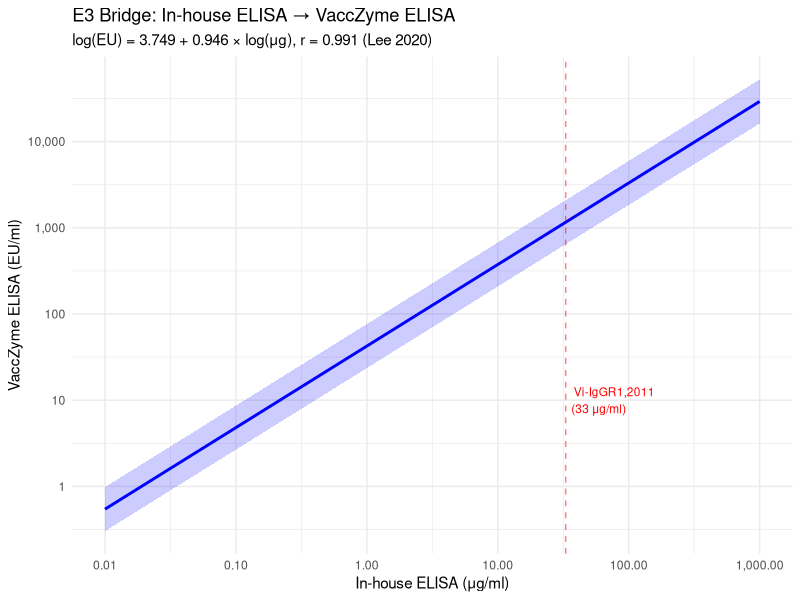

Write R code to recreate this figure. (Note: this script raises an error after producing the figure.)
#' ---
#' title: "E3 Bridge Model: In-house ELISA ↔ VaccZyme ELISA"
#' author: "Claude YOLO Implementation"
#' date: "2026-02-04"
#' output: md_document
#' ---

#' # E3 Bridge: In-house ELISA to VaccZyme ELISA
#'
#' This script implements the E3 bridge using parameters from Lee 2020.
#' The bridge converts modern in-house ELISA values (μg/ml) to VaccZyme EU/ml.
#'
#' ## Data Source
#' Lee EY et al. PLoS Negl Trop Dis 2020;14(3):e0008171, Figure 2A.
#' 48 sera from Vi-DT Phase 1 trial participants.

# Setup
library(tidyverse)

output_path <- here::here("metastudies/anti_Vi_metrology_ladder/claude_yolo/intermediates/")

#' ## Parameters from Lee 2020
#'
#' From Figure 2A (page 7):
#' - log(VaccZyme EU/ml) = 3.749 + 0.946 × log(In-house μg/ml)
#' - Pearson r = 0.991, P < 0.001
#' - n = 48

e3_params <- list(
  intercept = 3.749,          # log scale (natural log)
  slope = 0.946,              # dimensionless
  r = 0.991,                  # Pearson correlation
  n = 48,                     # sample size

    #' Residual SD estimation from r
    #' r² = 1 - (σ_residual² / σ_Y²)
    #' σ_residual = σ_Y × √(1 - r²)
    #'
    #' From Table 2, VaccZyme (EU/ml) has geometric SD = 12.927
    #' On log scale, this translates to approximately log(12.927) ≈ 2.56
    #' But more conservatively, use the data range to estimate σ_Y:
    #' Range: 0.992 to 5694.64 EU/ml → log range ≈ 8.65
    #' σ_Y ≈ 8.65/4 ≈ 2.16 (range ≈ 4 SD assumption)
    #'
    #' σ_residual ≈ 2.16 × √(1 - 0.991²) ≈ 2.16 × 0.134 ≈ 0.29

  sigma = 0.30,               # log units (natural log), conservative
  sigma_log10 = 0.30 / log(10) # ≈ 0.13 log10 units
)

# R-squared
e3_params$r_squared <- e3_params$r^2

cat("=== E3 Parameters (from Lee 2020) ===\n")
cat("Intercept:", e3_params$intercept, "(log scale)\n")
cat("Slope:", e3_params$slope, "\n")
cat("Pearson r:", e3_params$r, "\n")
cat("R²:", round(e3_params$r_squared, 4), "\n")
cat("Residual SD:", e3_params$sigma, "log units (natural)\n")
cat("Residual SD:", round(e3_params$sigma_log10, 3), "log10 units\n")
cat("n:", e3_params$n, "\n")

#' ## Bridge Function
#'
#' The E3 bridge converts in-house ELISA (μg/ml) to VaccZyme (EU/ml).

bridge_e3 <- function(log_inhouse, params = e3_params, add_noise = FALSE) {
    #' Convert log(in-house μg/ml) to predicted log(VaccZyme EU/ml)
    #'
    #' @param log_inhouse Natural log of in-house ELISA value in μg/ml
    #' @param params List containing intercept, slope, sigma
    #' @param add_noise If TRUE, add residual noise (for simulation)
    #' @return Predicted log(VaccZyme EU/ml)

  pred <- params$intercept + params$slope * log_inhouse

  if (add_noise) {
    pred <- pred + rnorm(length(pred), 0, params$sigma)
  }

  return(pred)
}

#' ## Alternative: Direct concentration conversion
#'
#' The bridge can also be expressed as a power law:
#' VaccZyme_EU = exp(intercept) × InHouse_ug^slope

bridge_e3_direct <- function(inhouse_ug, params = e3_params) {
    #' Convert in-house ELISA (μg/ml) to VaccZyme (EU/ml)
    #'
    #' @param inhouse_ug In-house ELISA value in μg/ml
    #' @param params List containing intercept, slope
    #' @return Predicted VaccZyme EU/ml (point estimate)

  exp(params$intercept) * inhouse_ug^params$slope
}

# Test the conversion
test_values <- c(0.1, 1, 10, 33, 100)  # μg/ml
cat("\n=== Test Conversions ===\n")
cat("In-house (μg/ml) → VaccZyme (EU/ml):\n")
for (v in test_values) {
  vz <- bridge_e3_direct(v)
  cat(sprintf("  %6.1f μg/ml → %8.1f EU/ml\n", v, vz))
}

#' ## Relationship to Reference Standards
#'
#' From Lee 2020 and Szu 2013:
#' - Vi-IgGR1,2011 = 33 μg/ml
#' - 1 EU ≈ 1.24 μg/ml (from Szu 2013)
#'
#' Let's verify consistency:

cat("\n=== Reference Standard Check ===\n")
ref_ug <- 33  # Vi-IgGR1,2011 concentration
ref_eu <- bridge_e3_direct(ref_ug)
cat("Vi-IgGR1,2011 (33 μg/ml) → ", round(ref_eu, 1), " EU/ml\n")
cat("Expected from 1 EU = 1.24 μg/ml: ", round(33/1.24, 1), " EU/ml\n")
cat("Ratio:", round(ref_eu / (33/1.24), 2), "\n")

#' Note: The bridge gives a different value than the simple conversion
#' because the regression accounts for assay-specific factors.
#' The slope < 1 (0.946) indicates slight compression at high values.

#' ## Uncertainty Quantification
#'
#' Since we only have published parameters (not individual data),
#' we estimate uncertainty from the reported r and assume:
#' - Parameter estimates are known precisely (large n = 48)
#' - Prediction uncertainty dominated by residual variance

e3_params$intercept_se <- NA  # Not reported
e3_params$slope_se <- NA      # Not reported

# For prediction intervals, use the residual SD
# 95% prediction interval multiplier
e3_params$pred_mult_95 <- 1.96 * e3_params$sigma

cat("\n=== Prediction Uncertainty ===\n")
cat("95% prediction interval half-width:", round(e3_params$pred_mult_95, 2), "log units\n")
cat("This corresponds to a factor of", round(exp(e3_params$pred_mult_95), 2), "on EU/ml scale\n")

#' ## Visualization
#'
#' Create a visualization of the E3 bridge relationship.

# Generate prediction data
pred_df <- data.frame(
  inhouse_ug = 10^seq(-2, 3, length.out = 100)
) %>%
  mutate(
    log_inhouse = log(inhouse_ug),
    log_vacczyme = bridge_e3(log_inhouse),
    vacczyme_eu = exp(log_vacczyme),
    lower_95 = exp(log_vacczyme - e3_params$pred_mult_95),
    upper_95 = exp(log_vacczyme + e3_params$pred_mult_95)
  )

p1 <- ggplot(pred_df, aes(x = inhouse_ug, y = vacczyme_eu)) +
  geom_ribbon(aes(ymin = lower_95, ymax = upper_95), alpha = 0.2, fill = "blue") +
  geom_line(color = "blue", linewidth = 1) +
  scale_x_log10(breaks = c(0.01, 0.1, 1, 10, 100, 1000),
                labels = scales::comma) +
  scale_y_log10(breaks = c(1, 10, 100, 1000, 10000),
                labels = scales::comma) +
  geom_vline(xintercept = 33, linetype = "dashed", color = "red", alpha = 0.5) +
  annotate("text", x = 33, y = 10, label = "Vi-IgGR1,2011\n(33 μg/ml)",
           hjust = -0.1, color = "red", size = 3) +
  labs(
    title = "E3 Bridge: In-house ELISA → VaccZyme ELISA",
    subtitle = sprintf("log(EU) = %.3f + %.3f × log(μg), r = %.3f (Lee 2020)",
                       e3_params$intercept, e3_params$slope, e3_params$r),
    x = "In-house ELISA (μg/ml)",
    y = "VaccZyme ELISA (EU/ml)"
  ) +
  theme_minimal()

ggsave(file.path(output_path, "e3_bridge_relationship.png"), p1,
       width = 8, height = 6, dpi = 150)

#' ## Save Model Object

saveRDS(list(
  params = e3_params,
  bridge_function = bridge_e3,
  bridge_direct = bridge_e3_direct,
  source = "Lee et al. 2020 PLoS NTD"
), file.path(output_path, "e3_model_fit.rds"))

cat("\n=== Model saved to", file.path(output_path, "e3_model_fit.rds"), "===\n")

#' ## Parameter Export

e3_export <- data.frame(
  parameter = c("intercept", "slope", "sigma", "r", "r_squared", "n"),
  value = c(e3_params$intercept, e3_params$slope, e3_params$sigma,
            e3_params$r, e3_params$r_squared, e3_params$n),
  unit = c("log", "dimensionless", "log", "dimensionless", "proportion", "count"),
  description = c("Regression intercept (natural log scale)",
                  "Regression slope",
                  "Residual standard deviation (estimated)",
                  "Pearson correlation coefficient",
                  "Coefficient of determination",
                  "Sample size")
)

write_csv(e3_export, file.path(output_path, "e3_parameters.csv"))
cat("Parameters exported to", file.path(output_path, "e3_parameters.csv"), "\n")

#' ## Key Limitations
#'
#' 1. Parameters from published paper only (no individual data)
#' 2. Residual SD estimated from r, not directly calculated
#' 3. Population is healthy vaccinees, not carriers
#' 4. In-house ELISA uses poly-L-lysine coating (modern method)
